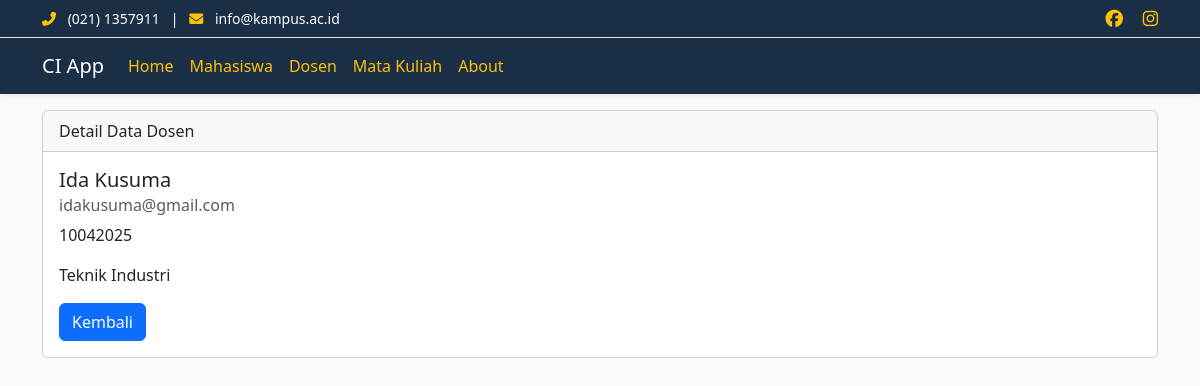
/dosen/detail/1, run on the app's committed database.
### tables this page shows
CREATE TABLE `dosen` (
  `nama` varchar(100) NOT NULL,
  `nip` varchar(11) NOT NULL,
  `matakuliah` enum('Teknik Informatika','Teknik Mesin','Teknik Industri','') NOT NULL,
  `email` varchar(100) NOT NULL,
  `id` int(11) NOT NULL
);

### application/controllers/Dosen.php (called while the page is built, shortened)
<?php
class Dosen extends CI_Controller {
    public function __construct()
    {
        $this->load->model('Dosen_model');
        $this->load->library('form_validation');
    }
    public function detail($id)
    {
        $data['judul'] = 'Detail Data Dosen';
        $data['dosen'] = $this->Dosen_model->getDosenById($id);
        $this->load->view('templates/header', $data);
        $this->load->view('dosen/detail', $data);
        $this->load->view('templates/footer');
    }
}

### index.php (called while the page is built, shortened)
<?php
require_once BASEPATH.'core/CodeIgniter.php';

### application/models/Dosen_model.php (called while the page is built, shortened)
<?php
class Dosen_model extends CI_Model {
    public function getDosenById($id)
    {
       return $this->db->get_where('dosen', ['id' => $id])->row_array();
    }
}

### application/views/dosen/detail.php (the view)
<div class="container">
    <div class="row mt-3">
        <div class="colmd-6">
        <div class="card">
            <div class="card-header">
                Detail Data Dosen
            </div>
            <div class="card-body">
                <h5 class="card-title"><?= $dosen ['nama']; ?></h5>
                <h6 class="card-subtitle mb-2 text-muted"><?=$dosen ['email']; ?></h6>
                <p class="card-text"><?= $dosen ['nip']; ?></p>
                <p class="card-text"><?= $dosen ['matakuliah']; ?></p>
                <a href="<?= base_url('dosen'); ?>" class="btn btn-primary">Kembali</a>
            </div>
            </div>
        </div>
    </div>
</div>

### application/views/templates/header.php (style rules this page uses)
body { background-color: #FAFAFA; }

### data on the page
dosen: nama "Ida Kusuma", email "idakusuma@gmail.com", nip "10042025", matakuliah "Teknik Industri"
